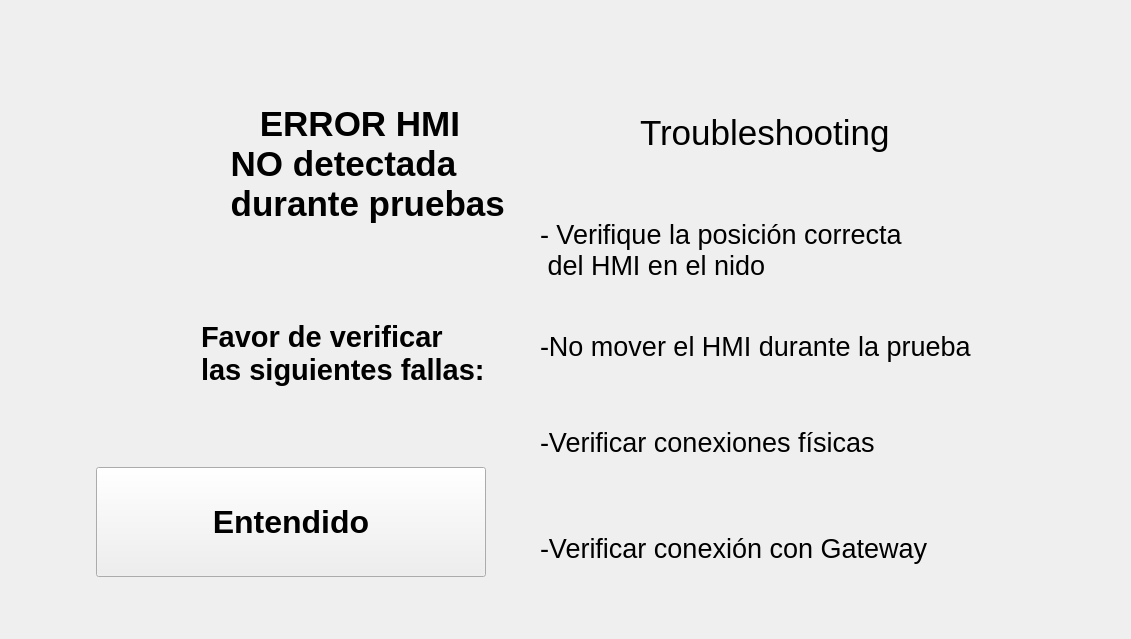
      <widget class="QWidget" name="page_13">
       <layout class="QGridLayout" name="gridLayout_15">
        <item row="0" column="0">
         <layout class="QHBoxLayout" name="horizontalLayout_141">
          <property name="topMargin">
           <number>60</number>
          </property>
          <property name="bottomMargin">
           <number>30</number>
          </property>
          <item>
           <layout class="QVBoxLayout" name="verticalLayout_33">
            <property name="leftMargin">
             <number>50</number>
            </property>
            <item>
             <layout class="QHBoxLayout" name="horizontalLayout_142">
              <property name="spacing">
               <number>30</number>
              </property>
              <item>
               <widget class="QLabel" name="lblTest1_26">
                <property name="minimumSize">
                 <size>
                  <width>130</width>
                  <height>130</height>
                 </size>
                </property>
                <property name="maximumSize">
                 <size>
                  <width>130</width>
                  <height>130</height>
                 </size>
                </property>
                <property name="text">
                 <string/>
                </property>
                <property name="pixmap">
                 <pixmap resource="../resources/resources.qrc">:/resources/pentairIMG.PNG</pixmap>
                </property>
                <property name="scaledContents">
                 <bool>true</bool>
                </property>
               </widget>
              </item>
              <item>
               <widget class="QLabel" name="lblCode_40">
                <property name="minimumSize">
                 <size>
                  <width>300</width>
                  <height>150</height>
                 </size>
                </property>
                <property name="maximumSize">
                 <size>
                  <width>300</width>
                  <height>150</height>
                 </size>
                </property>
                <property name="font">
                 <font>
                  <pointsize>26</pointsize>
                  <weight>75</weight>
                  <bold>true</bold>
                 </font>
                </property>
                <property name="text">
                 <string>    ERROR HMI
 NO detectada
 durante pruebas</string>
                </property>
                <property name="alignment">
                 <set>Qt::AlignLeading|Qt::AlignLeft|Qt::AlignVCenter</set>
                </property>
               </widget>
              </item>
             </layout>
            </item>
            <item>
             <layout class="QHBoxLayout" name="horizontalLayout_143">
              <property name="spacing">
               <number>30</number>
              </property>
              <item>
               <widget class="QLabel" name="lblCode_45">
                <property name="minimumSize">
                 <size>
                  <width>70</width>
                  <height>70</height>
                 </size>
                </property>
                <property name="maximumSize">
                 <size>
                  <width>70</width>
                  <height>70</height>
                 </size>
                </property>
                <property name="text">
                 <string/>
                </property>
                <property name="pixmap">
                 <pixmap resource="../resources/resources.qrc">:/resources/magnifying-glass.png</pixmap>
                </property>
                <property name="scaledContents">
                 <bool>true</bool>
                </property>
                <property name="wordWrap">
                 <bool>false</bool>
                </property>
               </widget>
              </item>
              <item>
               <widget class="QLabel" name="label_12">
                <property name="minimumSize">
                 <size>
                  <width>300</width>
                  <height>180</height>
                 </size>
                </property>
                <property name="maximumSize">
                 <size>
                  <width>300</width>
                  <height>180</height>
                 </size>
                </property>
                <property name="font">
                 <font>
                  <pointsize>22</pointsize>
                  <weight>75</weight>
                  <bold>true</bold>
                 </font>
                </property>
                <property name="styleSheet">
                 <string notr="true"/>
                </property>
                <property name="text">
                 <string>Favor de verificar
las siguientes fallas:</string>
                </property>
               </widget>
              </item>
             </layout>
            </item>
            <item>
             <layout class="QHBoxLayout" name="horizontalLayout_144">
              <item>
               <layout class="QHBoxLayout" name="horizontalLayout_145">
                <property name="spacing">
                 <number>60</number>
                </property>
                <item>
                 <widget class="QPushButton" name="btnHMIRemoved">
                  <property name="minimumSize">
                   <size>
                    <width>390</width>
                    <height>110</height>
                   </size>
                  </property>
                  <property name="maximumSize">
                   <size>
                    <width>390</width>
                    <height>110</height>
                   </size>
                  </property>
                  <property name="font">
                   <font>
                    <pointsize>24</pointsize>
                    <weight>75</weight>
                    <bold>true</bold>
                   </font>
                  </property>
                  <property name="styleSheet">
                   <string notr="true">QPushButton {
	
	color: rgb(255, 255, 255);
	background-color: rgb(11, 186, 78);
     border: 4px solid rgb(11, 186, 78); /* Borde para el QStackedWidget */
    border-radius: 25px; /* Bordes redondeados solo para el QStackedWidget */
    padding: 5px; /* Opcional: agrega espacio interno */
}

QPushButton &gt; * {
    border: none; /* Asegura que los elementos dentro del QStackedWidget no hereden el borde */
    border-radius: 0px; /* Restablece el border-radius para los elementos internos */
    background-color: transparent; /* Opción para mantener el fondo de los elementos internos */
}</string>
                  </property>
                  <property name="text">
                   <string>Entendido</string>
                  </property>
                 </widget>
                </item>
               </layout>
              </item>
             </layout>
            </item>
           </layout>
          </item>
          <item>
           <spacer name="horizontalSpacer_77">
            <property name="orientation">
             <enum>Qt::Horizontal</enum>
            </property>
            <property name="sizeType">
             <enum>QSizePolicy::Fixed</enum>
            </property>
            <property name="sizeHint" stdset="0">
             <size>
              <width>13</width>
              <height>527</height>
             </size>
            </property>
           </spacer>
          </item>
          <item>
           <layout class="QVBoxLayout" name="verticalLayout_34">
            <item>
             <layout class="QHBoxLayout" name="horizontalLayout_146">
              <property name="spacing">
               <number>30</number>
              </property>
              <item>
               <widget class="QLabel" name="lblTest1_25">
                <property name="minimumSize">
                 <size>
                  <width>70</width>
                  <height>70</height>
                 </size>
                </property>
                <property name="maximumSize">
                 <size>
                  <width>70</width>
                  <height>70</height>
                 </size>
                </property>
                <property name="text">
                 <string/>
                </property>
                <property name="pixmap">
                 <pixmap resource="../resources/resources.qrc">:/resources/warning.png</pixmap>
                </property>
                <property name="scaledContents">
                 <bool>true</bool>
                </property>
               </widget>
              </item>
              <item>
               <widget class="QLabel" name="lblCode_46">
                <property name="minimumSize">
                 <size>
                  <width>450</width>
                  <height>30</height>
                 </size>
                </property>
                <property name="font">
                 <font>
                  <pointsize>26</pointsize>
                 </font>
                </property>
                <property name="text">
                 <string>Troubleshooting</string>
                </property>
               </widget>
              </item>
             </layout>
            </item>
            <item>
             <layout class="QVBoxLayout" name="verticalLayout_35">
              <item>
               <widget class="QLabel" name="label_30">
                <property name="minimumSize">
                 <size>
                  <width>580</width>
                  <height>100</height>
                 </size>
                </property>
                <property name="maximumSize">
                 <size>
                  <width>580</width>
                  <height>100</height>
                 </size>
                </property>
                <property name="font">
                 <font>
                  <pointsize>20</pointsize>
                 </font>
                </property>
                <property name="text">
                 <string>- Verifique la posición correcta
 del HMI en el nido</string>
                </property>
               </widget>
              </item>
              <item>
               <widget class="QLabel" name="label_31">
                <property name="minimumSize">
                 <size>
                  <width>580</width>
                  <height>80</height>
                 </size>
                </property>
                <property name="maximumSize">
                 <size>
                  <width>580</width>
                  <height>80</height>
                 </size>
                </property>
                <property name="font">
                 <font>
                  <pointsize>20</pointsize>
                 </font>
                </property>
                <property name="text">
                 <string>-No mover el HMI durante la prueba</string>
                </property>
               </widget>
              </item>
              <item>
               <widget class="QLabel" name="label_36">
                <property name="minimumSize">
                 <size>
                  <width>580</width>
                  <height>100</height>
                 </size>
                </property>
                <property name="maximumSize">
                 <size>
                  <width>580</width>
                  <height>100</height>
                 </size>
                </property>
                <property name="font">
                 <font>
                  <pointsize>20</pointsize>
                 </font>
                </property>
                <property name="text">
                 <string>-Verificar conexiones físicas</string>
                </property>
               </widget>
              </item>
              <item>
               <widget class="QLabel" name="label_37">
                <property name="minimumSize">
                 <size>
                  <width>580</width>
                  <height>100</height>
                 </size>
                </property>
                <property name="maximumSize">
                 <size>
                  <width>580</width>
                  <height>100</height>
                 </size>
                </property>
                <property name="font">
                 <font>
                  <pointsize>20</pointsize>
                 </font>
                </property>
                <property name="text">
                 <string>-Verificar conexión con Gateway</string>
                </property>
               </widget>
              </item>
             </layout>
            </item>
           </layout>
          </item>
         </layout>
        </item>
       </layout>
      </widget>
